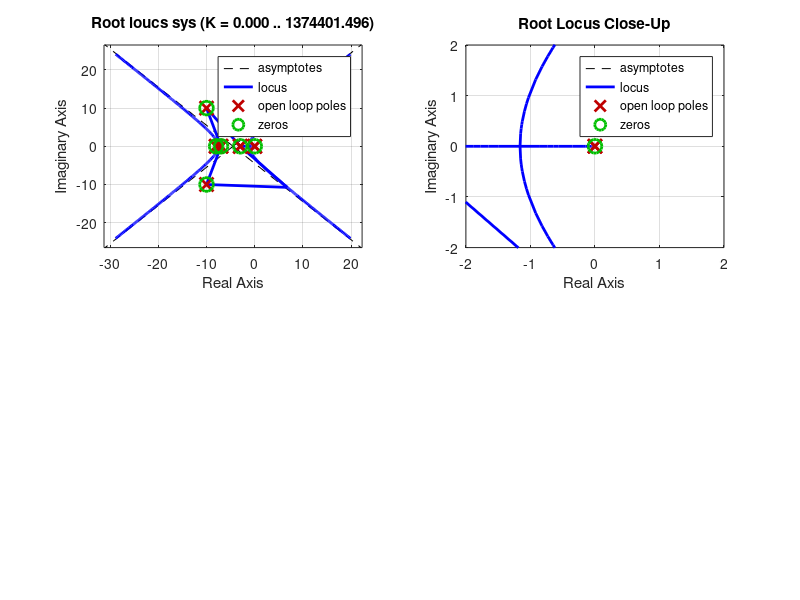

Source code (MATLAB): (Note: this script raises an error after producing the figure.)
% Author:   Bradley Anderson
% Date:     Nov-11 2017
% Name:     ME 430, Computer Assignment 2, Problem 2
% Purpose:  Takes a transfer function and plots its root-locus.
%           Prompts the user to choose a value from the plot,
%           and then asks the user to choose a value of K from
%           the information learned. Plots the step response
%           with that K value.

clear, clf, clc

s = tf('s');

A = 1/(s*(s+3)*(s+7)*(s+8));
B = (s+30)/(s^2+20*s+200);

sys = A/(1+A*B);

subplot(2,2,1)
rlocus(sys)

subplot(2,2,2)
rlocus(sys)
title('Root Locus Close-Up')
hold on
axis( [-2 2  -2 2] )
sgrid(0.707,0)
rlocfind(sys)

%prompt = 'Please enter a value for K: ';
%K=input(prompt);
K = 135;
fprintf('\n')

subplot(2,1,2)
sys2 = K*A/(1+K*A*B);
step(sys2)